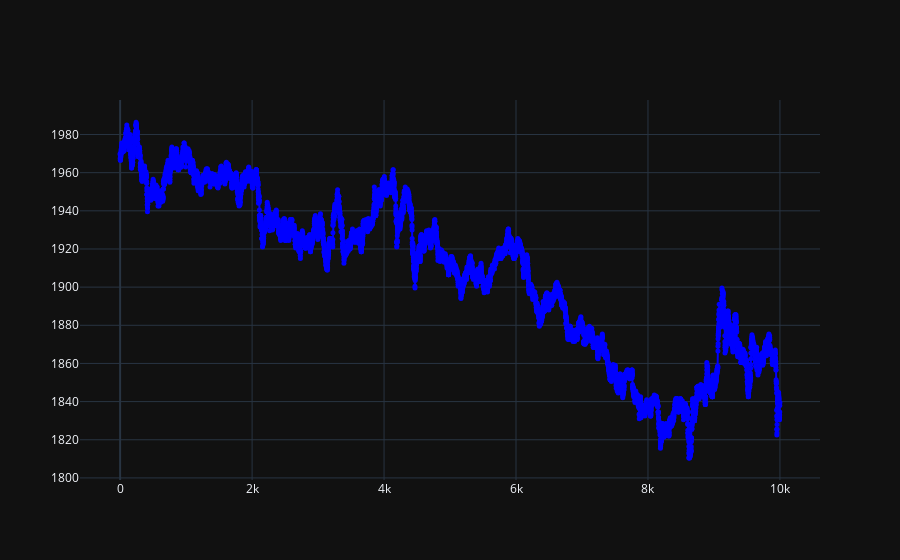

Notebook cell for this chart:
### Code cell
plot = go.Figure()
plot.add_trace(go.Scatter(
    x=df_ink['timestamp']/100,
    y=df_ink['mid_price'],
    mode='lines+markers',
    name='SQUID_INK',
    line=dict(color='blue', width=2),
    marker=dict(size=5)
))

### Figure 1 — Plotly figure (JSON) as saved in the notebook; plotly's stock layout.template omitted (floating-point values rounded to 4 significant figures; data arrays with more than 128 entries replaced by an {"elided": "..."} marker saying what was removed)
{"data": [{"line": {"color": "blue", "width": 2}, "marker": {"size": 5}, "mode": "lines+markers", "name": "SQUID_INK", "x": {"elided": "10000 float values"}, "y": {"elided": "10000 float values"}, "type": "scatter"}], "layout": {}}
